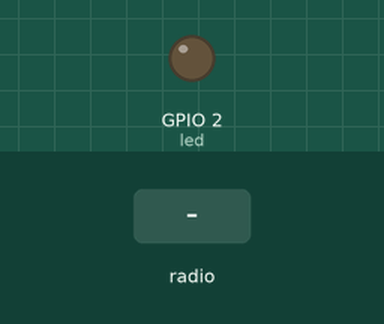
Recording of a program running on a simulated ESP32 board running MicroPython. Shown: output pins drawn as LEDs (lit = HIGH). Inputs (shaded band) come from the test bench. What the program prints to the serial console is not drawn.

Above: at 1.2 s.
1.3 s: radio message "toggle" arrives
At 2.1 s:
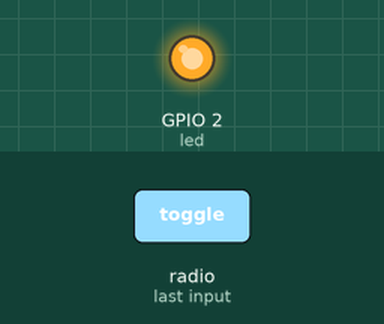
Timing chart, 0 to 4.3 s (numbered marks = the images above; inputs shaded):
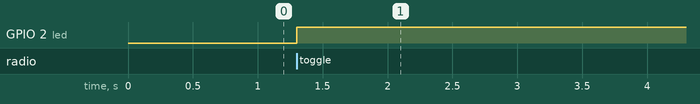

The program:

20-2-2.py
```python
'''
--- 實驗 #20-2-2： 用 ESP32 #1 控制 ESP32 #2 (接收端)---
🖥執行環境：
  MicroPython v1.24.0 + microdot v2.3.3
  ESP32-DevKitC
🔧硬體接線說明
  內建LED → GPIO2。
  按鈕 → GPIO23（按下時為高電位）
🎯實驗目標
  用 ESP32 #1(發射端)的按鈕去控制 ESP32 #2 (接收端)的LED。
'''

# 檔案名稱：receiver.py
# ESP32 #2 (接收端)

import network
import espnow
import machine

# --- 硬體定義 ---
# 內建 LED 連接到 GPIO2
led = machine.Pin(2, machine.Pin.OUT)
led.value(0) # 預設關閉 LED

# --- ESP-NOW 初始化 ---
# 1. 設定 Wi-Fi 為 STA 模式
sta = network.WLAN(network.STA_IF)
sta.active(True)

# 2. 初始化 ESP-NOW
e = espnow.ESPNow()
e.active(True)

# --- MAC 位址設定 ---
# ESP32 #1 (發射端) 的 MAC 位址
peer_mac_bytes = b'\xF4\x65\x0B\xAD\x99\xA0'

# 輔助函式：將 bytes 格式的 MAC 位址轉為可讀字串
def format_mac(mac_bytes):
    mac_str = ""
    for i, byte in enumerate(mac_bytes):
        hex_byte = '{:02X}'.format(byte)
        mac_str += hex_byte
        if i < len(mac_bytes) - 1:
            mac_str += ":"
    return mac_str

# 註冊對方
try:
    e.add_peer(peer_mac_bytes)
    print("已成功註冊對方。")
except OSError as e:
    print("註冊對方失敗:", e)

# 顯示自己的 MAC 位址
my_mac_bytes = sta.config('mac')
print("--- ESP32 #2 (接收端) 初始化完成 ---")
print("我的 MAC 位址: " + format_mac(my_mac_bytes))
print("對方的 MAC 位址: " + format_mac(peer_mac_bytes))
print("------------------------------------")
print("初始化完成，等待接收訊息...")

# --- 主迴圈 ---
while True:
    # 等待接收訊息 (e.recv() 是阻塞的)
    host, msg = e.recv()

    # 如果有收到訊息
    if msg:
        # 將收到的 host (bytes) 和 msg (bytes) 轉為字串顯示
        print("從 " + format_mac(host) + " 收到訊息: " + str(msg, 'utf-8'))

        # 如果收到的訊息是 'toggle'
        if msg == b'toggle':
            # 實現 toggle 功能：讀取目前狀態，然後設定為相反的狀態
            current_state = led.value()
            new_state = not current_state
            led.value(new_state)

            # 顯示 LED 的新狀態
            if new_state:
                print("LED 已開啟。")
            else:
                print("LED 已關閉。")
```

Measured:
- after the input at 1.3 s, GPIO 2 (led): LOW → HIGH at once
